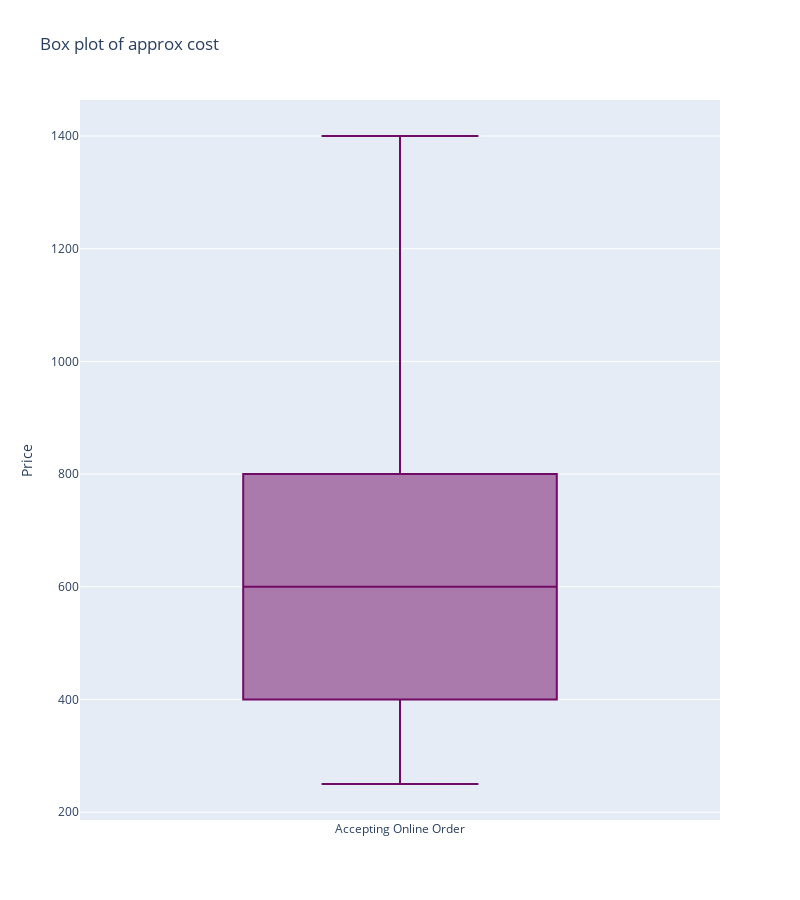

Notebook code for this chart:
### Code cell
trace0 = go.Box(y=df['cost'],name="Accepting Online Order",marker=dict(color='rgb(113,10,100)',))
data=[trace0]
layout=go.Layout(title="Box plot of approx cost",width=800,height=900,yaxis=dict(title="Price"))
fig=go.Figure(data=data,layout=layout)
fig

### Figure 1 — Plotly figure (JSON) as saved in the notebook; plotly's stock layout.template omitted (floating-point values rounded to 4 significant figures; data arrays with more than 128 entries replaced by an {"elided": "..."} marker saying what was removed)
{"data": [{"marker": {"color": "rgb(113,10,100)"}, "name": "Accepting Online Order", "type": "box", "y": {"elided": "2353 int values"}}], "layout": {"height": 900, "title": {"text": "Box plot of approx cost"}, "width": 800, "yaxis": {"title": {"text": "Price"}}}}
